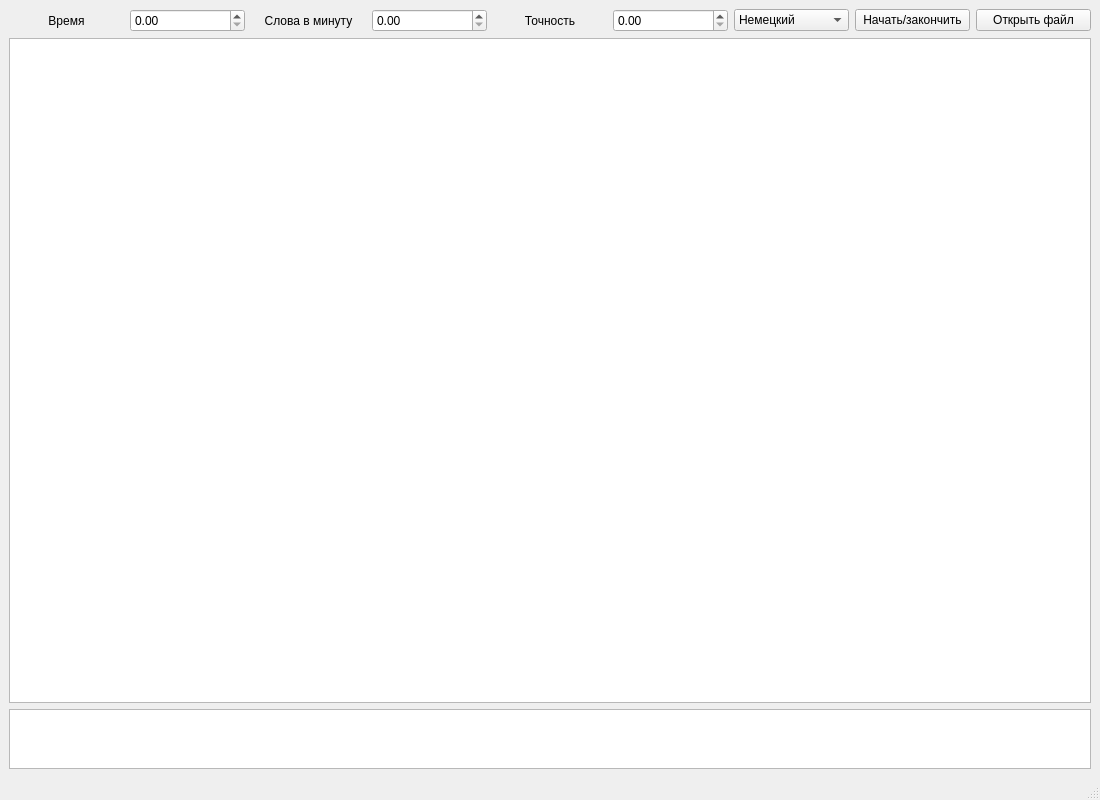
<?xml version="1.0" encoding="UTF-8"?>
<ui version="4.0">
 <class>MainWindow</class>
 <widget class="QMainWindow" name="MainWindow">
  <property name="geometry">
   <rect>
    <x>0</x>
    <y>0</y>
    <width>1100</width>
    <height>800</height>
   </rect>
  </property>
  <property name="minimumSize">
   <size>
    <width>1100</width>
    <height>800</height>
   </size>
  </property>
  <property name="windowTitle">
   <string>MainWindow</string>
  </property>
  <widget class="QWidget" name="centralwidget">
   <layout class="QVBoxLayout" name="verticalLayout">
    <item>
     <layout class="QVBoxLayout" name="editorsLayout">
      <item>
       <layout class="QHBoxLayout" name="horizontalLayout">
        <item>
         <widget class="QLabel" name="startLabel">
          <property name="text">
           <string>Время</string>
          </property>
          <property name="alignment">
           <set>Qt::AlignmentFlag::AlignCenter</set>
          </property>
         </widget>
        </item>
        <item>
         <widget class="QDoubleSpinBox" name="timerBox"/>
        </item>
        <item>
         <widget class="QLabel" name="label">
          <property name="text">
           <string>Слова в минуту</string>
          </property>
          <property name="alignment">
           <set>Qt::AlignmentFlag::AlignCenter</set>
          </property>
         </widget>
        </item>
        <item>
         <widget class="QDoubleSpinBox" name="wordsBox"/>
        </item>
        <item>
         <widget class="QLabel" name="cntrLabel">
          <property name="text">
           <string>Точность</string>
          </property>
          <property name="alignment">
           <set>Qt::AlignmentFlag::AlignCenter</set>
          </property>
          <property name="openExternalLinks">
           <bool>false</bool>
          </property>
         </widget>
        </item>
        <item>
         <widget class="QDoubleSpinBox" name="accuracyBox"/>
        </item>
        <item>
         <widget class="QComboBox" name="langBox">
          <property name="currentIndex">
           <number>0</number>
          </property>
          <item>
           <property name="text">
            <string>Немецкий</string>
           </property>
          </item>
          <item>
           <property name="text">
            <string>Французский</string>
           </property>
          </item>
          <item>
           <property name="text">
            <string>Арабский</string>
           </property>
          </item>
          <item>
           <property name="text">
            <string>Китайский</string>
           </property>
          </item>
          <item>
           <property name="text">
            <string>Белорусский</string>
           </property>
          </item>
          <item>
           <property name="text">
            <string>Иврит</string>
           </property>
          </item>
         </widget>
        </item>
        <item>
         <widget class="QPushButton" name="startBtn">
          <property name="text">
           <string>Начать/закончить</string>
          </property>
         </widget>
        </item>
        <item>
         <widget class="QPushButton" name="openBtn">
          <property name="text">
           <string>Открыть файл</string>
          </property>
         </widget>
        </item>
       </layout>
      </item>
      <item>
       <widget class="QTextEdit" name="aimTextEdit">
        <property name="minimumSize">
         <size>
          <width>0</width>
          <height>0</height>
         </size>
        </property>
        <property name="font">
         <font>
          <pointsize>11</pointsize>
          <italic>false</italic>
          <bold>false</bold>
         </font>
        </property>
       </widget>
      </item>
      <item>
       <widget class="QTextEdit" name="checkTextEdit">
        <property name="maximumSize">
         <size>
          <width>16777215</width>
          <height>60</height>
         </size>
        </property>
       </widget>
      </item>
     </layout>
    </item>
   </layout>
  </widget>
  <widget class="QMenuBar" name="menubar">
   <property name="geometry">
    <rect>
     <x>0</x>
     <y>0</y>
     <width>1100</width>
     <height>23</height>
    </rect>
   </property>
  </widget>
  <widget class="QStatusBar" name="statusbar"/>
 </widget>
 <resources/>
 <connections/>
</ui>
